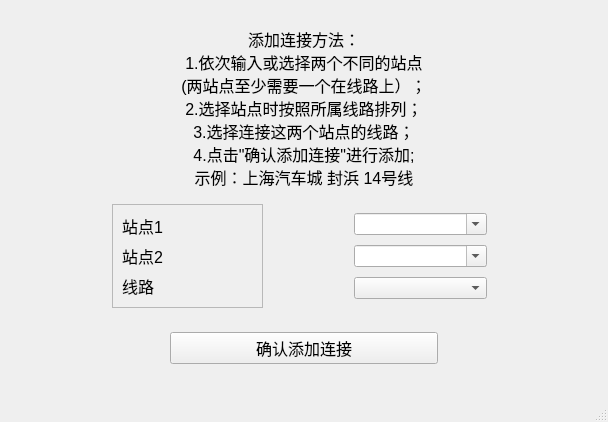
<?xml version="1.0" encoding="UTF-8"?>
<ui version="4.0">
 <class>MetroAddition</class>
 <widget class="QMainWindow" name="MetroAddition">
  <property name="geometry">
   <rect>
    <x>0</x>
    <y>0</y>
    <width>465</width>
    <height>378</height>
   </rect>
  </property>
  <property name="windowTitle">
   <string>MainWindow</string>
  </property>
  <widget class="QWidget" name="centralwidget">
   <layout class="QHBoxLayout" name="horizontalLayout_11">
    <item>
     <widget class="QStackedWidget" name="stackedWidget">
      <property name="enabled">
       <bool>true</bool>
      </property>
      <property name="currentIndex">
       <number>2</number>
      </property>
      <widget class="QWidget" name="pageAddLine">
       <layout class="QHBoxLayout" name="horizontalLayout_5">
        <item>
         <widget class="QWidget" name="widget_4" native="true">
          <layout class="QVBoxLayout" name="verticalLayout_4" stretch="5,0,0">
           <item>
            <widget class="QLabel" name="label">
             <property name="font">
              <font>
               <pointsize>12</pointsize>
              </font>
             </property>
             <property name="text">
              <string>添加线路方法：
1.在输入框中输入线路的名称（不能与现有线路重复）；
2.点击“请选择颜色按钮”后，在颜色选择对话框中选择颜色；
3.点击“点击确认添加线路”按钮后进行添加
线路名称样例：19号线 嘉松线</string>
             </property>
             <property name="alignment">
              <set>Qt::AlignCenter</set>
             </property>
            </widget>
           </item>
           <item>
            <widget class="QWidget" name="widget_6" native="true">
             <layout class="QHBoxLayout" name="horizontalLayout_3">
              <item>
               <spacer name="horizontalSpacer">
                <property name="orientation">
                 <enum>Qt::Horizontal</enum>
                </property>
                <property name="sizeHint" stdset="0">
                 <size>
                  <width>75</width>
                  <height>20</height>
                 </size>
                </property>
               </spacer>
              </item>
              <item>
               <widget class="QWidget" name="widget_3" native="true">
                <layout class="QHBoxLayout" name="horizontalLayout">
                 <item>
                  <widget class="QWidget" name="widget_2" native="true">
                   <layout class="QVBoxLayout" name="verticalLayout_2">
                    <item>
                     <widget class="QLabel" name="label_2">
                      <property name="font">
                       <font>
                        <pointsize>12</pointsize>
                       </font>
                      </property>
                      <property name="text">
                       <string>添加线路名称</string>
                      </property>
                     </widget>
                    </item>
                    <item>
                     <spacer name="verticalSpacer_2">
                      <property name="orientation">
                       <enum>Qt::Vertical</enum>
                      </property>
                      <property name="sizeHint" stdset="0">
                       <size>
                        <width>20</width>
                        <height>53</height>
                       </size>
                      </property>
                     </spacer>
                    </item>
                    <item>
                     <widget class="QLabel" name="label_3">
                      <property name="font">
                       <font>
                        <pointsize>12</pointsize>
                       </font>
                      </property>
                      <property name="text">
                       <string>添加线路颜色</string>
                      </property>
                     </widget>
                    </item>
                   </layout>
                  </widget>
                 </item>
                 <item>
                  <widget class="QWidget" name="widget" native="true">
                   <layout class="QVBoxLayout" name="verticalLayout">
                    <item>
                     <widget class="QLineEdit" name="inputLineName"/>
                    </item>
                    <item>
                     <spacer name="verticalSpacer">
                      <property name="orientation">
                       <enum>Qt::Vertical</enum>
                      </property>
                      <property name="sizeHint" stdset="0">
                       <size>
                        <width>20</width>
                        <height>40</height>
                       </size>
                      </property>
                     </spacer>
                    </item>
                    <item>
                     <widget class="QPushButton" name="pB_SelectColor">
                      <property name="text">
                       <string>请选择颜色</string>
                      </property>
                     </widget>
                    </item>
                   </layout>
                  </widget>
                 </item>
                </layout>
               </widget>
              </item>
              <item>
               <spacer name="horizontalSpacer_2">
                <property name="orientation">
                 <enum>Qt::Horizontal</enum>
                </property>
                <property name="sizeHint" stdset="0">
                 <size>
                  <width>74</width>
                  <height>20</height>
                 </size>
                </property>
               </spacer>
              </item>
             </layout>
            </widget>
           </item>
           <item>
            <widget class="QWidget" name="widget_5" native="true">
             <layout class="QHBoxLayout" name="horizontalLayout_2" stretch="0,0,3,0,0">
              <item>
               <spacer name="horizontalSpacer_6">
                <property name="orientation">
                 <enum>Qt::Horizontal</enum>
                </property>
                <property name="sizeHint" stdset="0">
                 <size>
                  <width>60</width>
                  <height>20</height>
                 </size>
                </property>
               </spacer>
              </item>
              <item>
               <spacer name="horizontalSpacer_5">
                <property name="orientation">
                 <enum>Qt::Horizontal</enum>
                </property>
                <property name="sizeHint" stdset="0">
                 <size>
                  <width>60</width>
                  <height>20</height>
                 </size>
                </property>
               </spacer>
              </item>
              <item>
               <widget class="QPushButton" name="pB_AddLine">
                <property name="font">
                 <font>
                  <pointsize>12</pointsize>
                 </font>
                </property>
                <property name="text">
                 <string>确认添加线路</string>
                </property>
               </widget>
              </item>
              <item>
               <spacer name="horizontalSpacer_3">
                <property name="orientation">
                 <enum>Qt::Horizontal</enum>
                </property>
                <property name="sizeHint" stdset="0">
                 <size>
                  <width>60</width>
                  <height>20</height>
                 </size>
                </property>
               </spacer>
              </item>
              <item>
               <spacer name="horizontalSpacer_4">
                <property name="orientation">
                 <enum>Qt::Horizontal</enum>
                </property>
                <property name="sizeHint" stdset="0">
                 <size>
                  <width>60</width>
                  <height>20</height>
                 </size>
                </property>
               </spacer>
              </item>
             </layout>
            </widget>
           </item>
          </layout>
         </widget>
        </item>
       </layout>
      </widget>
      <widget class="QWidget" name="pageAddStation">
       <layout class="QHBoxLayout" name="horizontalLayout_4">
        <item>
         <widget class="QWidget" name="widget_10" native="true">
          <layout class="QHBoxLayout" name="horizontalLayout_8">
           <item>
            <widget class="QLabel" name="label_tip">
             <property name="font">
              <font>
               <pointsize>12</pointsize>
               <bold>false</bold>
              </font>
             </property>
             <property name="mouseTracking">
              <bool>false</bool>
             </property>
             <property name="text">
              <string>添加站点方法：
1.在输入框中输入站点的名称
（不能与现有站点重复）;
2.输入站点经纬度（注意站点经纬度的范围）;
3.站点经纬度默认为最小值，
超出范围的值自动修正为默认值；
4.可使用百度地图获取经纬度
https://api.map.baidu.com
/lbsapi/getpoint/index.html
5.点击&quot;确认添加站点&quot;进行添加;
站点示例：黄渡 121.217963 31.279454</string>
             </property>
             <property name="alignment">
              <set>Qt::AlignLeading|Qt::AlignLeft|Qt::AlignVCenter</set>
             </property>
            </widget>
           </item>
           <item>
            <spacer name="horizontalSpacer_7">
             <property name="orientation">
              <enum>Qt::Horizontal</enum>
             </property>
             <property name="sizeHint" stdset="0">
              <size>
               <width>4</width>
               <height>20</height>
              </size>
             </property>
            </spacer>
           </item>
           <item>
            <widget class="QWidget" name="widget_11" native="true">
             <layout class="QVBoxLayout" name="verticalLayout_7" stretch="2,1,1">
              <item>
               <widget class="QWidget" name="widget_9" native="true">
                <layout class="QHBoxLayout" name="horizontalLayout_6">
                 <item>
                  <widget class="QWidget" name="widget_8" native="true">
                   <layout class="QVBoxLayout" name="verticalLayout_5">
                    <item>
                     <widget class="QLabel" name="label_4">
                      <property name="font">
                       <font>
                        <pointsize>12</pointsize>
                       </font>
                      </property>
                      <property name="text">
                       <string>站点名称</string>
                      </property>
                     </widget>
                    </item>
                    <item>
                     <spacer name="verticalSpacer_4">
                      <property name="orientation">
                       <enum>Qt::Vertical</enum>
                      </property>
                      <property name="sizeHint" stdset="0">
                       <size>
                        <width>20</width>
                        <height>40</height>
                       </size>
                      </property>
                     </spacer>
                    </item>
                    <item>
                     <widget class="QLabel" name="label_5">
                      <property name="font">
                       <font>
                        <pointsize>12</pointsize>
                       </font>
                      </property>
                      <property name="text">
                       <string>站点经度</string>
                      </property>
                     </widget>
                    </item>
                    <item>
                     <widget class="QLabel" name="label_6">
                      <property name="font">
                       <font>
                        <pointsize>12</pointsize>
                       </font>
                      </property>
                      <property name="text">
                       <string>站点纬度</string>
                      </property>
                     </widget>
                    </item>
                   </layout>
                  </widget>
                 </item>
                 <item>
                  <spacer name="horizontalSpacer_8">
                   <property name="orientation">
                    <enum>Qt::Horizontal</enum>
                   </property>
                   <property name="sizeHint" stdset="0">
                    <size>
                     <width>8</width>
                     <height>20</height>
                    </size>
                   </property>
                  </spacer>
                 </item>
                 <item>
                  <widget class="QWidget" name="widget_7" native="true">
                   <layout class="QVBoxLayout" name="verticalLayout_3" stretch="1,2,1,1">
                    <item>
                     <widget class="QLineEdit" name="inputStationName"/>
                    </item>
                    <item>
                     <spacer name="verticalSpacer_3">
                      <property name="orientation">
                       <enum>Qt::Vertical</enum>
                      </property>
                      <property name="sizeHint" stdset="0">
                       <size>
                        <width>20</width>
                        <height>39</height>
                       </size>
                      </property>
                     </spacer>
                    </item>
                    <item>
                     <widget class="QDoubleSpinBox" name="inputLongi">
                      <property name="decimals">
                       <number>6</number>
                      </property>
                      <property name="minimum">
                       <double>0.000000000000000</double>
                      </property>
                      <property name="singleStep">
                       <double>0.010000000000000</double>
                      </property>
                     </widget>
                    </item>
                    <item>
                     <widget class="QDoubleSpinBox" name="inputLati">
                      <property name="decimals">
                       <number>6</number>
                      </property>
                      <property name="singleStep">
                       <double>0.010000000000000</double>
                      </property>
                     </widget>
                    </item>
                   </layout>
                  </widget>
                 </item>
                </layout>
               </widget>
              </item>
              <item>
               <widget class="QLabel" name="label_MinMaxLoLa">
                <property name="font">
                 <font>
                  <family>黑体</family>
                  <pointsize>12</pointsize>
                 </font>
                </property>
                <property name="text">
                 <string>TextLabel</string>
                </property>
               </widget>
              </item>
              <item>
               <widget class="QWidget" name="widget_12" native="true">
                <layout class="QHBoxLayout" name="horizontalLayout_7">
                 <item>
                  <spacer name="horizontalSpacer_9">
                   <property name="orientation">
                    <enum>Qt::Horizontal</enum>
                   </property>
                   <property name="sizeHint" stdset="0">
                    <size>
                     <width>32</width>
                     <height>20</height>
                    </size>
                   </property>
                  </spacer>
                 </item>
                 <item>
                  <widget class="QPushButton" name="pB_AddStation">
                   <property name="font">
                    <font>
                     <pointsize>12</pointsize>
                    </font>
                   </property>
                   <property name="text">
                    <string>确认添加站点</string>
                   </property>
                  </widget>
                 </item>
                 <item>
                  <spacer name="horizontalSpacer_10">
                   <property name="orientation">
                    <enum>Qt::Horizontal</enum>
                   </property>
                   <property name="sizeHint" stdset="0">
                    <size>
                     <width>40</width>
                     <height>20</height>
                    </size>
                   </property>
                  </spacer>
                 </item>
                </layout>
               </widget>
              </item>
             </layout>
            </widget>
           </item>
          </layout>
         </widget>
        </item>
       </layout>
      </widget>
      <widget class="QWidget" name="pageAddConnection">
       <layout class="QHBoxLayout" name="horizontalLayout_12">
        <item>
         <widget class="QWidget" name="widget_16" native="true">
          <layout class="QVBoxLayout" name="verticalLayout_6" stretch="4,2,2">
           <item>
            <widget class="QLabel" name="label_10">
             <property name="font">
              <font>
               <pointsize>12</pointsize>
              </font>
             </property>
             <property name="text">
              <string>添加连接方法：
1.依次输入或选择两个不同的站点
(两站点至少需要一个在线路上）；
2.选择站点时按照所属线路排列；
3.选择连接这两个站点的线路；
4.点击&quot;确认添加连接&quot;进行添加;
示例：上海汽车城 封浜 14号线</string>
             </property>
             <property name="alignment">
              <set>Qt::AlignCenter</set>
             </property>
            </widget>
           </item>
           <item>
            <widget class="QWidget" name="widget_14" native="true">
             <layout class="QHBoxLayout" name="horizontalLayout_9" stretch="1,2,1,2,1">
              <item>
               <spacer name="horizontalSpacer_14">
                <property name="orientation">
                 <enum>Qt::Horizontal</enum>
                </property>
                <property name="sizeHint" stdset="0">
                 <size>
                  <width>118</width>
                  <height>20</height>
                 </size>
                </property>
               </spacer>
              </item>
              <item>
               <widget class="QFrame" name="frame">
                <property name="frameShape">
                 <enum>QFrame::StyledPanel</enum>
                </property>
                <property name="frameShadow">
                 <enum>QFrame::Raised</enum>
                </property>
                <layout class="QVBoxLayout" name="verticalLayout_9">
                 <item>
                  <widget class="QLabel" name="label_7">
                   <property name="font">
                    <font>
                     <pointsize>12</pointsize>
                    </font>
                   </property>
                   <property name="text">
                    <string>站点1</string>
                   </property>
                  </widget>
                 </item>
                 <item>
                  <spacer name="verticalSpacer_7">
                   <property name="orientation">
                    <enum>Qt::Vertical</enum>
                   </property>
                   <property name="sizeHint" stdset="0">
                    <size>
                     <width>20</width>
                     <height>5</height>
                    </size>
                   </property>
                  </spacer>
                 </item>
                 <item>
                  <widget class="QLabel" name="label_8">
                   <property name="font">
                    <font>
                     <pointsize>12</pointsize>
                    </font>
                   </property>
                   <property name="text">
                    <string>站点2</string>
                   </property>
                  </widget>
                 </item>
                 <item>
                  <spacer name="verticalSpacer_8">
                   <property name="orientation">
                    <enum>Qt::Vertical</enum>
                   </property>
                   <property name="sizeHint" stdset="0">
                    <size>
                     <width>20</width>
                     <height>5</height>
                    </size>
                   </property>
                  </spacer>
                 </item>
                 <item>
                  <widget class="QLabel" name="label_9">
                   <property name="font">
                    <font>
                     <pointsize>12</pointsize>
                    </font>
                   </property>
                   <property name="text">
                    <string>线路</string>
                   </property>
                  </widget>
                 </item>
                </layout>
               </widget>
              </item>
              <item>
               <spacer name="horizontalSpacer_11">
                <property name="orientation">
                 <enum>Qt::Horizontal</enum>
                </property>
                <property name="sizeHint" stdset="0">
                 <size>
                  <width>54</width>
                  <height>20</height>
                 </size>
                </property>
               </spacer>
              </item>
              <item>
               <widget class="QWidget" name="widget_13" native="true">
                <layout class="QVBoxLayout" name="verticalLayout_8">
                 <item>
                  <widget class="QComboBox" name="comboBox">
                   <property name="editable">
                    <bool>true</bool>
                   </property>
                  </widget>
                 </item>
                 <item>
                  <spacer name="verticalSpacer_5">
                   <property name="orientation">
                    <enum>Qt::Vertical</enum>
                   </property>
                   <property name="sizeHint" stdset="0">
                    <size>
                     <width>20</width>
                     <height>44</height>
                    </size>
                   </property>
                  </spacer>
                 </item>
                 <item>
                  <widget class="QComboBox" name="comboBox_2">
                   <property name="editable">
                    <bool>true</bool>
                   </property>
                  </widget>
                 </item>
                 <item>
                  <spacer name="verticalSpacer_6">
                   <property name="orientation">
                    <enum>Qt::Vertical</enum>
                   </property>
                   <property name="sizeHint" stdset="0">
                    <size>
                     <width>20</width>
                     <height>44</height>
                    </size>
                   </property>
                  </spacer>
                 </item>
                 <item>
                  <widget class="QComboBox" name="comboBox_3"/>
                 </item>
                </layout>
               </widget>
              </item>
              <item>
               <spacer name="horizontalSpacer_12">
                <property name="orientation">
                 <enum>Qt::Horizontal</enum>
                </property>
                <property name="sizeHint" stdset="0">
                 <size>
                  <width>54</width>
                  <height>20</height>
                 </size>
                </property>
               </spacer>
              </item>
             </layout>
            </widget>
           </item>
           <item>
            <widget class="QWidget" name="widget_15" native="true">
             <layout class="QHBoxLayout" name="horizontalLayout_10" stretch="1,2,1">
              <item>
               <spacer name="horizontalSpacer_15">
                <property name="orientation">
                 <enum>Qt::Horizontal</enum>
                </property>
                <property name="sizeHint" stdset="0">
                 <size>
                  <width>99</width>
                  <height>20</height>
                 </size>
                </property>
               </spacer>
              </item>
              <item>
               <widget class="QPushButton" name="pB_AddConnection">
                <property name="font">
                 <font>
                  <pointsize>12</pointsize>
                 </font>
                </property>
                <property name="text">
                 <string>确认添加连接</string>
                </property>
               </widget>
              </item>
              <item>
               <spacer name="horizontalSpacer_13">
                <property name="orientation">
                 <enum>Qt::Horizontal</enum>
                </property>
                <property name="sizeHint" stdset="0">
                 <size>
                  <width>99</width>
                  <height>20</height>
                 </size>
                </property>
               </spacer>
              </item>
             </layout>
            </widget>
           </item>
          </layout>
         </widget>
        </item>
       </layout>
      </widget>
     </widget>
    </item>
   </layout>
  </widget>
  <widget class="QMenuBar" name="menubar">
   <property name="geometry">
    <rect>
     <x>0</x>
     <y>0</y>
     <width>465</width>
     <height>17</height>
    </rect>
   </property>
  </widget>
  <widget class="QStatusBar" name="statusbar"/>
 </widget>
 <resources/>
 <connections/>
</ui>
